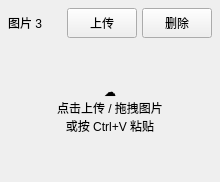
                     <widget class="QFrame" name="imageCard3">
                      <property name="minimumSize">
                       <size>
                        <width>210</width>
                        <height>180</height>
                       </size>
                      </property>
                      <layout class="QVBoxLayout" name="imageCard3Layout">
                       <property name="spacing">
                        <number>6</number>
                       </property>
                       <property name="leftMargin">
                        <number>8</number>
                       </property>
                       <property name="topMargin">
                        <number>8</number>
                       </property>
                       <property name="rightMargin">
                        <number>8</number>
                       </property>
                       <property name="bottomMargin">
                        <number>8</number>
                       </property>
                       <item>
                        <layout class="QHBoxLayout" name="imageCard3HeaderLayout">
                         <property name="spacing">
                          <number>5</number>
                         </property>
                         <property name="leftMargin">
                          <number>0</number>
                         </property>
                         <property name="topMargin">
                          <number>0</number>
                         </property>
                         <property name="rightMargin">
                          <number>0</number>
                         </property>
                         <property name="bottomMargin">
                          <number>0</number>
                         </property>
                         <item>
                          <widget class="QLabel" name="lblImageNumber3">
                           <property name="text">
                            <string>图片 3</string>
                           </property>
                          </widget>
                         </item>
                         <item>
                          <spacer name="imageCard3Spacer">
                           <property name="orientation">
                            <enum>Qt::Orientation::Horizontal</enum>
                           </property>
                           <property name="sizeType">
                            <enum>QSizePolicy::Policy::Expanding</enum>
                           </property>
                           <property name="sizeHint" stdset="0">
                            <size>
                             <width>20</width>
                             <height>20</height>
                            </size>
                           </property>
                          </spacer>
                         </item>
                         <item>
                          <widget class="QPushButton" name="btnUploadImage3">
                           <property name="minimumSize">
                            <size>
                             <width>58</width>
                             <height>30</height>
                            </size>
                           </property>
                           <property name="maximumSize">
                            <size>
                             <width>70</width>
                             <height>30</height>
                            </size>
                           </property>
                           <property name="toolTip">
                            <string>上传第 3 张图片</string>
                           </property>
                           <property name="text">
                            <string>上传</string>
                           </property>
                          </widget>
                         </item>
                         <item>
                          <widget class="QPushButton" name="btnDeleteImage3">
                           <property name="minimumSize">
                            <size>
                             <width>58</width>
                             <height>30</height>
                            </size>
                           </property>
                           <property name="maximumSize">
                            <size>
                             <width>70</width>
                             <height>30</height>
                            </size>
                           </property>
                           <property name="toolTip">
                            <string>删除第 3 张图片</string>
                           </property>
                           <property name="text">
                            <string>删除</string>
                           </property>
                          </widget>
                         </item>
                        </layout>
                       </item>
                       <item>
                        <widget class="QLabel" name="lblImageDropZone3">
                         <property name="minimumSize">
                          <size>
                           <width>0</width>
                           <height>130</height>
                          </size>
                         </property>
                         <property name="text">
                          <string>☁
点击上传 / 拖拽图片
或按 Ctrl+V 粘贴</string>
                         </property>
                         <property name="alignment">
                          <set>Qt::AlignmentFlag::AlignCenter</set>
                         </property>
                         <property name="wordWrap">
                          <bool>true</bool>
                         </property>
                         <property name="dropZone" stdset="0">
                          <bool>true</bool>
                         </property>
                        </widget>
                       </item>
                      </layout>
                     </widget>
